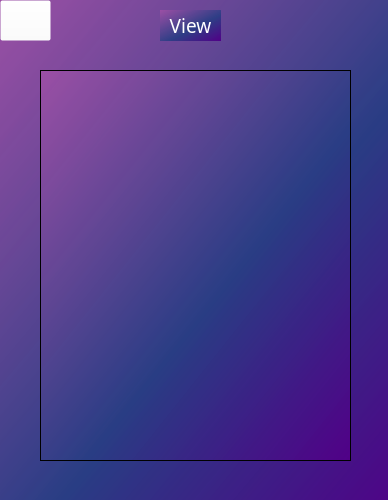
<?xml version="1.0" encoding="UTF-8"?>
<ui version="4.0">
 <class>ViewWindow</class>
 <widget class="QMainWindow" name="ViewWindow">
  <property name="geometry">
   <rect>
    <x>0</x>
    <y>0</y>
    <width>388</width>
    <height>500</height>
   </rect>
  </property>
  <property name="minimumSize">
   <size>
    <width>388</width>
    <height>500</height>
   </size>
  </property>
  <property name="maximumSize">
   <size>
    <width>388</width>
    <height>500</height>
   </size>
  </property>
  <property name="windowTitle">
   <string>MainWindow</string>
  </property>
  <property name="styleSheet">
   <string notr="true">background-color: qlineargradient(spread:pad, x1:1, y1:1, x2:0, y2:0, stop:0 rgba(81, 0, 135, 255), stop:0.427447 rgba(41, 61, 132, 235), stop:1 rgba(155, 79, 165, 255));</string>
  </property>
  <widget class="QWidget" name="centralwidget">
   <widget class="QLabel" name="label">
    <property name="geometry">
     <rect>
      <x>160</x>
      <y>10</y>
      <width>61</width>
      <height>31</height>
     </rect>
    </property>
    <property name="font">
     <font>
      <family>Rockwell</family>
      <pointsize>12</pointsize>
     </font>
    </property>
    <property name="styleSheet">
     <string notr="true"/>
    </property>
    <property name="text">
     <string>&lt;html&gt;&lt;head/&gt;&lt;body&gt;&lt;p align=&quot;center&quot;&gt;&lt;span style=&quot; font-size:14pt; color:#ffffff;&quot;&gt;View&lt;/span&gt;&lt;/p&gt;&lt;/body&gt;&lt;/html&gt;</string>
    </property>
   </widget>
   <widget class="QLabel" name="label_3">
    <property name="geometry">
     <rect>
      <x>0</x>
      <y>0</y>
      <width>421</width>
      <height>501</height>
     </rect>
    </property>
    <property name="styleSheet">
     <string notr="true">border-image: url(:/pictures/картинки/df26c3111893819.600a2261192bf.png);</string>
    </property>
    <property name="text">
     <string/>
    </property>
    <property name="pixmap">
     <pixmap>df26c3111893819.600a2261192bf.png</pixmap>
    </property>
    <property name="scaledContents">
     <bool>true</bool>
    </property>
   </widget>
   <widget class="QPushButton" name="pushButton_2">
    <property name="geometry">
     <rect>
      <x>0</x>
      <y>0</y>
      <width>51</width>
      <height>41</height>
     </rect>
    </property>
    <property name="styleSheet">
     <string notr="true">
border-image: url(:/pictures/картинки/аппппппкы.png);
background-color: rgba(255, 255, 255, 0);</string>
    </property>
    <property name="text">
     <string/>
    </property>
    <property name="icon">
     <iconset>
      <normaloff>аппппппкы.png</normaloff>аппппппкы.png</iconset>
    </property>
    <property name="iconSize">
     <size>
      <width>50</width>
      <height>50</height>
     </size>
    </property>
    <property name="autoRepeatDelay">
     <number>100</number>
    </property>
   </widget>
   <widget class="QListWidget" name="listWidget">
    <property name="geometry">
     <rect>
      <x>40</x>
      <y>70</y>
      <width>311</width>
      <height>391</height>
     </rect>
    </property>
    <property name="minimumSize">
     <size>
      <width>311</width>
      <height>391</height>
     </size>
    </property>
    <property name="maximumSize">
     <size>
      <width>311</width>
      <height>391</height>
     </size>
    </property>
    <property name="font">
     <font>
      <pointsize>12</pointsize>
     </font>
    </property>
    <property name="styleSheet">
     <string notr="true">color: rgb(255, 255, 255);</string>
    </property>
   </widget>
   <zorder>label_3</zorder>
   <zorder>label</zorder>
   <zorder>pushButton_2</zorder>
   <zorder>listWidget</zorder>
  </widget>
 </widget>
 <resources>
  <include location="картинки_рес.qrc"/>
 </resources>
 <connections/>
</ui>
